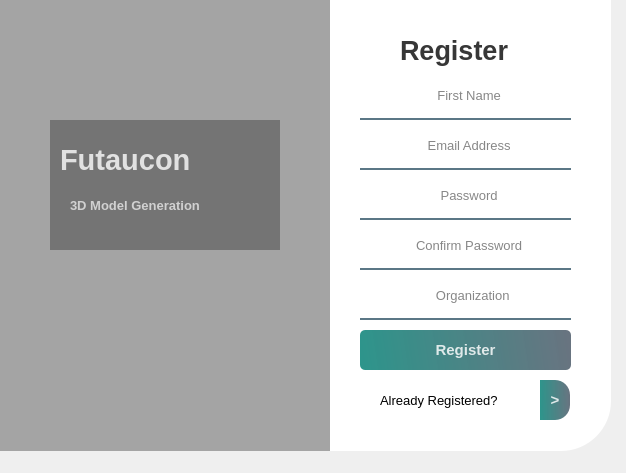
<?xml version="1.0" encoding="UTF-8"?>
<ui version="4.0">
 <class>Login</class>
 <widget class="QWidget" name="Login">
  <property name="geometry">
   <rect>
    <x>0</x>
    <y>0</y>
    <width>626</width>
    <height>473</height>
   </rect>
  </property>
  <property name="windowTitle">
   <string>Fautacon</string>
  </property>
  <widget class="QWidget" name="widget" native="true">
   <property name="geometry">
    <rect>
     <x>0</x>
     <y>-10</y>
     <width>721</width>
     <height>471</height>
    </rect>
   </property>
   <property name="styleSheet">
    <string notr="true">QPushButton#pushButton, #pushButton_6, #pushButton_7{
	background-color: qlineargradient(spread:pad, x1:0, y1:0.505682, x2:1, y2:0.477, stop:0 rgba(11, 131, 120, 219), stop:1 rgba(85, 98, 112, 226));
	color:rgba(255, 255, 255, 210);
	border-radius:5px;
}

QPushButton#pushButton:hover, #pushButton_6:hover, #pushButton_7:hover{
	background-color: qlineargradient(spread:pad, x1:0, y1:0.505682, x2:1, y2:0.477, stop:0 rgba(150, 123, 111, 219), stop:1 rgba(85, 81, 84, 226));
}

QPushButton#pushButton:pressed, #pushButton_6:pressed, #pushButton_7:pressed{
	padding-left:5px;
	padding-top:5px;
	background-color:rgba(150, 123, 111, 255);
}

QPushButton#pushButton_2, #pushButton_3, #pushButton_4, #pushButton_5{
	background-color: rgba(0, 0, 0, 0);
	color:rgba(85, 98, 112, 255);
}

QPushButton#pushButton_2:hover, #pushButton_3:hover, #pushButton_4:hover, #pushButton_5:hover{
	color: rgba(131, 96, 53, 255);
}

QPushButton#pushButton_2:pressed, #pushButton_3:pressed, #pushButton_4:pressed, #pushButton_5:pressed{
	padding-left:5px;
	padding-top:5px;
	color:rgba(91, 88, 53, 255);
}

</string>
   </property>
   <widget class="QLabel" name="label">
    <property name="geometry">
     <rect>
      <x>40</x>
      <y>30</y>
      <width>280</width>
      <height>430</height>
     </rect>
    </property>
    <property name="styleSheet">
     <string notr="true">border-image: url(:/images/background.jpg);
border-top-left-radius: 50px;</string>
    </property>
    <property name="text">
     <string/>
    </property>
   </widget>
   <widget class="QLabel" name="label_2">
    <property name="geometry">
     <rect>
      <x>-20</x>
      <y>0</y>
      <width>351</width>
      <height>461</height>
     </rect>
    </property>
    <property name="styleSheet">
     <string notr="true">background-color:rgba(0, 0, 0, 80);
border-top-left-radius: 50px; background-image: url('https://formdynamics.io/wp-content/uploads/2020/03/3d-model-1024x722.jpeg');</string>
    </property>
    <property name="text">
     <string/>
    </property>
    <property name="pixmap">
     <pixmap>../3d-model-1024x722.jpeg</pixmap>
    </property>
   </widget>
   <widget class="QLabel" name="label_6">
    <property name="geometry">
     <rect>
      <x>50</x>
      <y>130</y>
      <width>230</width>
      <height>130</height>
     </rect>
    </property>
    <property name="styleSheet">
     <string notr="true">background-color:rgba(0, 0, 0, 75);</string>
    </property>
    <property name="text">
     <string/>
    </property>
   </widget>
   <widget class="QLabel" name="label_7">
    <property name="geometry">
     <rect>
      <x>60</x>
      <y>150</y>
      <width>180</width>
      <height>40</height>
     </rect>
    </property>
    <property name="font">
     <font>
      <pointsize>22</pointsize>
      <weight>75</weight>
      <bold>true</bold>
     </font>
    </property>
    <property name="styleSheet">
     <string notr="true">color:rgba(255, 255, 255, 200);</string>
    </property>
    <property name="text">
     <string>Futaucon</string>
    </property>
   </widget>
   <widget class="QLabel" name="label_8">
    <property name="geometry">
     <rect>
      <x>70</x>
      <y>190</y>
      <width>220</width>
      <height>50</height>
     </rect>
    </property>
    <property name="font">
     <font>
      <pointsize>10</pointsize>
      <weight>75</weight>
      <bold>true</bold>
     </font>
    </property>
    <property name="styleSheet">
     <string notr="true">color:rgba(255, 255, 255, 170);</string>
    </property>
    <property name="text">
     <string>3D Model Generation</string>
    </property>
   </widget>
   <widget class="QLabel" name="label_3">
    <property name="geometry">
     <rect>
      <x>330</x>
      <y>10</y>
      <width>281</width>
      <height>451</height>
     </rect>
    </property>
    <property name="styleSheet">
     <string notr="true">background-color:rgba(255, 255, 255, 255);
border-bottom-right-radius: 50px;</string>
    </property>
    <property name="text">
     <string/>
    </property>
   </widget>
   <widget class="QWidget" name="widget_8" native="true">
    <property name="geometry">
     <rect>
      <x>330</x>
      <y>0</y>
      <width>281</width>
      <height>461</height>
     </rect>
    </property>
    <widget class="QLabel" name="label_44">
     <property name="geometry">
      <rect>
       <x>50</x>
       <y>30</y>
       <width>121</width>
       <height>41</height>
      </rect>
     </property>
     <property name="font">
      <font>
       <pointsize>20</pointsize>
       <weight>75</weight>
       <bold>true</bold>
      </font>
     </property>
     <property name="styleSheet">
      <string notr="true">color:rgba(0, 0, 0, 200);</string>
     </property>
     <property name="text">
      <string/>
     </property>
    </widget>
    <widget class="QLabel" name="label_9">
     <property name="geometry">
      <rect>
       <x>70</x>
       <y>40</y>
       <width>141</width>
       <height>40</height>
      </rect>
     </property>
     <property name="font">
      <font>
       <pointsize>20</pointsize>
       <weight>75</weight>
       <bold>true</bold>
      </font>
     </property>
     <property name="styleSheet">
      <string notr="true">color:rgba(0, 0, 0, 200);</string>
     </property>
     <property name="text">
      <string>Register</string>
     </property>
    </widget>
    <widget class="QLineEdit" name="lineEdit_4">
     <property name="geometry">
      <rect>
       <x>30</x>
       <y>90</y>
       <width>211</width>
       <height>40</height>
      </rect>
     </property>
     <property name="font">
      <font>
       <pointsize>10</pointsize>
      </font>
     </property>
     <property name="styleSheet">
      <string notr="true">background-color:rgba(0, 0, 0, 0);
border:none;
border-bottom:2px solid rgba(46, 82, 101, 200);
color:rgba(0, 0, 0, 240);
padding-bottom:7px;</string>
     </property>
     <property name="alignment">
      <set>Qt::AlignCenter</set>
     </property>
     <property name="placeholderText">
      <string>  First Name</string>
     </property>
    </widget>
    <widget class="QLineEdit" name="lineEdit_3">
     <property name="geometry">
      <rect>
       <x>30</x>
       <y>140</y>
       <width>211</width>
       <height>40</height>
      </rect>
     </property>
     <property name="font">
      <font>
       <pointsize>10</pointsize>
      </font>
     </property>
     <property name="styleSheet">
      <string notr="true">background-color:rgba(0, 0, 0, 0);
border:none;
border-bottom:2px solid rgba(46, 82, 101, 200);
color:rgba(0, 0, 0, 240);
padding-bottom:7px;</string>
     </property>
     <property name="echoMode">
      <enum>QLineEdit::Normal</enum>
     </property>
     <property name="alignment">
      <set>Qt::AlignCenter</set>
     </property>
     <property name="placeholderText">
      <string>  Email Address</string>
     </property>
    </widget>
    <widget class="QLineEdit" name="lineEdit_6">
     <property name="geometry">
      <rect>
       <x>30</x>
       <y>190</y>
       <width>211</width>
       <height>40</height>
      </rect>
     </property>
     <property name="font">
      <font>
       <pointsize>10</pointsize>
      </font>
     </property>
     <property name="styleSheet">
      <string notr="true">background-color:rgba(0, 0, 0, 0);
border:none;
border-bottom:2px solid rgba(46, 82, 101, 200);
color:rgba(0, 0, 0, 240);
padding-bottom:7px;</string>
     </property>
     <property name="echoMode">
      <enum>QLineEdit::Password</enum>
     </property>
     <property name="alignment">
      <set>Qt::AlignCenter</set>
     </property>
     <property name="placeholderText">
      <string>  Password</string>
     </property>
    </widget>
    <widget class="QLineEdit" name="lineEdit_7">
     <property name="geometry">
      <rect>
       <x>30</x>
       <y>240</y>
       <width>211</width>
       <height>40</height>
      </rect>
     </property>
     <property name="font">
      <font>
       <pointsize>10</pointsize>
      </font>
     </property>
     <property name="styleSheet">
      <string notr="true">background-color:rgba(0, 0, 0, 0);
border:none;
border-bottom:2px solid rgba(46, 82, 101, 200);
color:rgba(0, 0, 0, 240);
padding-bottom:7px;</string>
     </property>
     <property name="echoMode">
      <enum>QLineEdit::Password</enum>
     </property>
     <property name="alignment">
      <set>Qt::AlignCenter</set>
     </property>
     <property name="placeholderText">
      <string>  Confirm Password</string>
     </property>
    </widget>
    <widget class="QLineEdit" name="lineEdit_5">
     <property name="geometry">
      <rect>
       <x>30</x>
       <y>290</y>
       <width>211</width>
       <height>40</height>
      </rect>
     </property>
     <property name="font">
      <font>
       <pointsize>10</pointsize>
      </font>
     </property>
     <property name="styleSheet">
      <string notr="true">background-color:rgba(0, 0, 0, 0);
border:none;
border-bottom:2px solid rgba(46, 82, 101, 200);
color:rgba(0, 0, 0, 240);
padding-bottom:7px;</string>
     </property>
     <property name="echoMode">
      <enum>QLineEdit::Normal</enum>
     </property>
     <property name="alignment">
      <set>Qt::AlignCenter</set>
     </property>
     <property name="placeholderText">
      <string>    Organization</string>
     </property>
    </widget>
    <widget class="QPushButton" name="pushButton">
     <property name="geometry">
      <rect>
       <x>30</x>
       <y>340</y>
       <width>211</width>
       <height>40</height>
      </rect>
     </property>
     <property name="font">
      <font>
       <pointsize>11</pointsize>
       <weight>75</weight>
       <bold>true</bold>
      </font>
     </property>
     <property name="text">
      <string>Register</string>
     </property>
    </widget>
    <widget class="QPushButton" name="pushButton_7">
     <property name="geometry">
      <rect>
       <x>210</x>
       <y>390</y>
       <width>30</width>
       <height>40</height>
      </rect>
     </property>
     <property name="font">
      <font>
       <pointsize>11</pointsize>
       <weight>75</weight>
       <bold>true</bold>
      </font>
     </property>
     <property name="styleSheet">
      <string notr="true">border-radius:0px;
border-top-right-radius:15px;
border-bottom-right-radius:15px;</string>
     </property>
     <property name="text">
      <string>&gt;</string>
     </property>
     <property name="checkable">
      <bool>true</bool>
     </property>
    </widget>
    <widget class="QLabel" name="label_4">
     <property name="geometry">
      <rect>
       <x>50</x>
       <y>400</y>
       <width>151</width>
       <height>21</height>
      </rect>
     </property>
     <property name="font">
      <font>
       <pointsize>10</pointsize>
      </font>
     </property>
     <property name="text">
      <string>Already Registered?</string>
     </property>
    </widget>
   </widget>
  </widget>
  <widget class="QLabel" name="label_42">
   <property name="geometry">
    <rect>
     <x>60</x>
     <y>630</y>
     <width>220</width>
     <height>50</height>
    </rect>
   </property>
   <property name="font">
    <font>
     <pointsize>10</pointsize>
     <weight>75</weight>
     <bold>true</bold>
    </font>
   </property>
   <property name="styleSheet">
    <string notr="true">color:rgba(255, 255, 255, 170);</string>
   </property>
   <property name="text">
    <string>3D Model Generation</string>
   </property>
  </widget>
  <widget class="QLabel" name="label_41">
   <property name="geometry">
    <rect>
     <x>60</x>
     <y>590</y>
     <width>180</width>
     <height>40</height>
    </rect>
   </property>
   <property name="font">
    <font>
     <pointsize>22</pointsize>
     <weight>75</weight>
     <bold>true</bold>
    </font>
   </property>
   <property name="styleSheet">
    <string notr="true">color:rgba(255, 255, 255, 200);</string>
   </property>
   <property name="text">
    <string>Futaucon</string>
   </property>
  </widget>
 </widget>
 <resources/>
 <connections/>
</ui>
